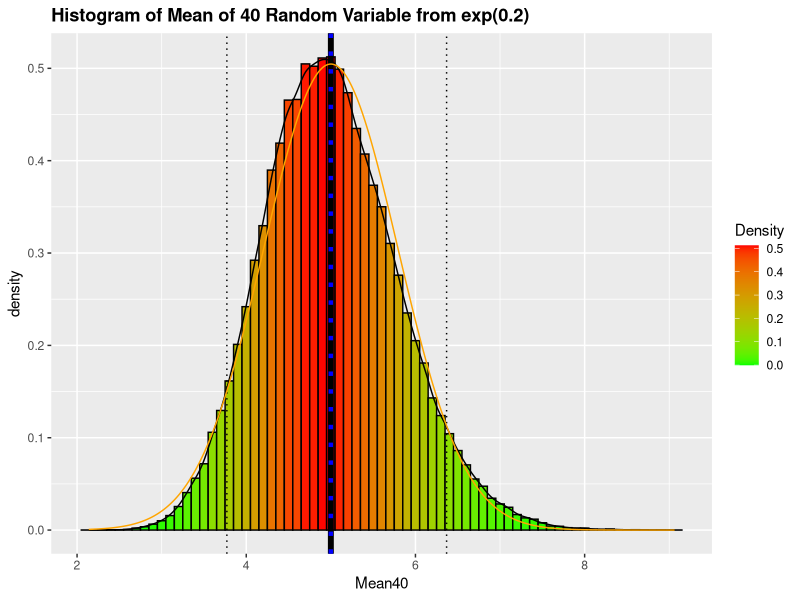

The R source for this figure:
## ---- chunk 1
#importing the necessary libraries
library(ggplot2)

lambda <- 0.2
nsim <- 100000 
expdata <- matrix(rexp(40*nsim,lambda),40)
expmean <- data.frame(Mean40=colMeans(expdata))
## ---- chunk 2
theo.mean <- 1/lambda
theo.var <- lambda^(-2)/40
sample.mean <- colMeans(expmean)
sample.var <- var(expmean$Mean40)
## ---- chunk 3
normdist <- dnorm(expmean$Mean40, mean=theo.mean, sd=sqrt(theo.var))
## ---- chunk 4
quantiles <- quantile(expmean$Mean40,c(0.05,0.95))
g1 <- ggplot(expmean, aes(x=Mean40))
g1 + geom_histogram(aes(y=..density.., fill=..density..), binwidth=0.1, 
                    color="black") + 
    scale_fill_gradient("Density", low="green", high="red") + geom_density() +
    geom_vline(xintercept=theo.mean, size=2) + 
    geom_vline(xintercept=sample.mean, size=1.5, linetype="dotted", color="blue") +
    geom_vline(xintercept=quantiles, linetype="dotted") +
    geom_line(aes(x=expmean$Mean40, y=normdist), color="orange") +
    ggtitle("Histogram of Mean of 40 Random Variable from exp(0.2)") + 
    theme(plot.title = element_text(face="bold"))
## ---- chunk 5
var.ratio <- sample.var/theo.var
## ---- chunk 6
CI <- theo.mean + c(-1,1)*1.96*sqrt(sample.var/40)
CI <- data.frame(Lower=CI[1],Upper=CI[2])
